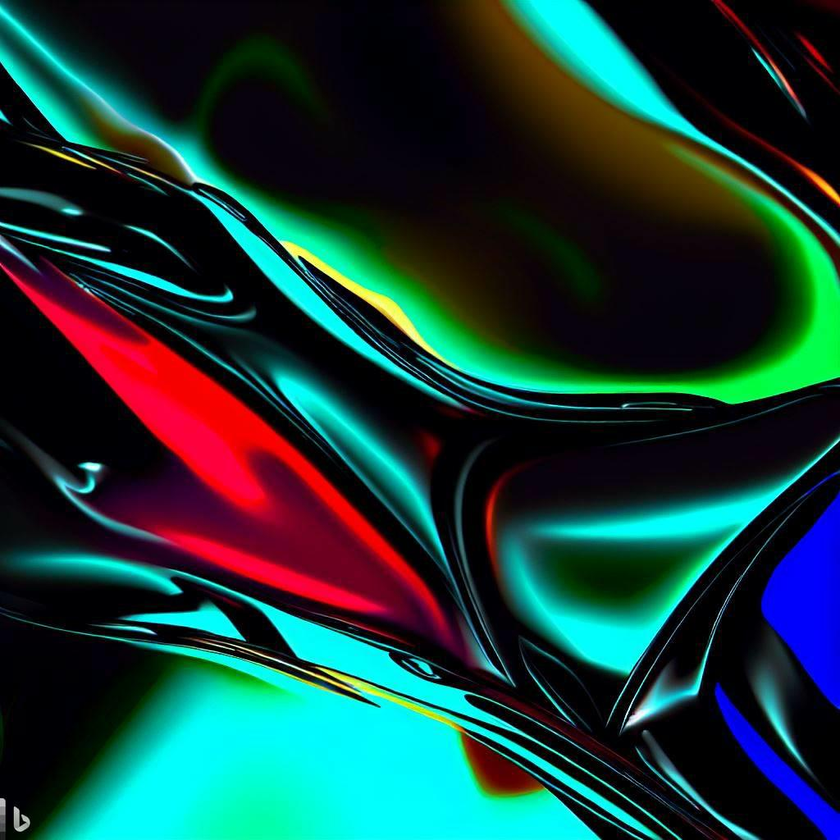
#> input picture codefile/f0a4058fd33489695d53df156b77c724/dest/1_encry_attacked.png, 840 x 840 px, shrunk from 1024 x 1024 before the run
$ python encry.py dest/1_encry_attacked.png dest/3_encry_attacked.png
#> lines starting #> are read from the running program, lines starting #| are printed output that depends on the picture
import sys
from PIL import Image
import numpy as np
import builtins


def dct(X):
    N = X.shape[0]
    A = np.zeros((N, N))
    for i in range(N):
        for j in range(N):
            if i == 0:
                a = np.sqrt(1 / N)
            else:
                a = np.sqrt(2 / N)
            A[i, j] = a * np.cos(np.pi * (j + 0.5) * i / N)
    Y = A.dot(X).dot(A.T)
    return Y


def idct(X):
    N = X.shape[0]
    A = np.zeros((N, N))
    for i in range(N):
        for j in range(N):
            if i == 0:
                a = np.sqrt(1 / N)
            else:
                a = np.sqrt(2 / N)
            A[i, j] = a * np.cos(np.pi * (j + 0.5) * i / N)
    Y = (A.T).dot(X).dot(A)
    return Y


def img_to_blocks(img, block_shape):
    height, width = img.shape[:2]
    block_height, block_width = block_shape
    shape = (height // block_height, width // block_width, block_height, block_width)
    strides = img.itemsize * np.array([width * block_height, block_width, width, 1])
    img_blocks = np.lib.stride_tricks.as_strided(img, shape, strides).astype(np.float64)
    img_blocks = np.reshape(img_blocks, (shape[0] * shape[1], block_height, block_width))
    return img_blocks


def blocks_to_img(img_blocks, img_shape):
    height, width = img_shape[:2]
    block_height, block_width = img_blocks.shape[-2:]
    shape = (height // block_height, width // block_width, block_height, block_width)
    img_blocks = np.reshape(img_blocks, shape)

    lines = []
    for line in img_blocks:
        lines.append(np.concatenate(line, axis=1))
    img = np.concatenate(lines, axis=0)
    return img


def key_to_bin(key):
#> called with key = 'dest/3_encry_attacked.png'
    key = key.encode()
    if len(key) <= 10:
        key += b'\x00' * (10 - len(key))
    key_bin = ''
    for byte in key:
        key_bin += bin(byte)[2:].zfill(8)
    return key_bin


# [9 lines left out: function bin_to_key, not called in this run]


block_shape = (8, 8)
alpha = 44


class Solution:
    def Encrypt(self, img, key):
        key_bin = key_to_bin(key)
        img = Image.open(img)
#> img is the input picture: PIL image 840x840 RGB; mean R, G, B 24.3, 61, 58.2
        img_r, img_g, img_b = img.split()
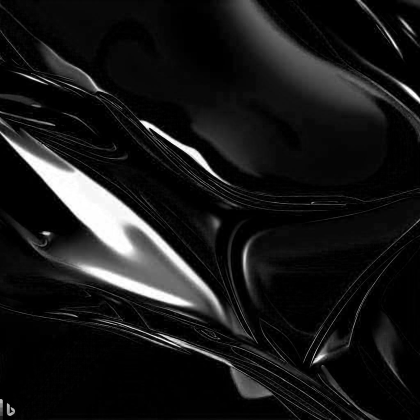
#> img_r: PIL image 840x840 L (shown at 1/2 size); min 0, max 255, mean 24.3
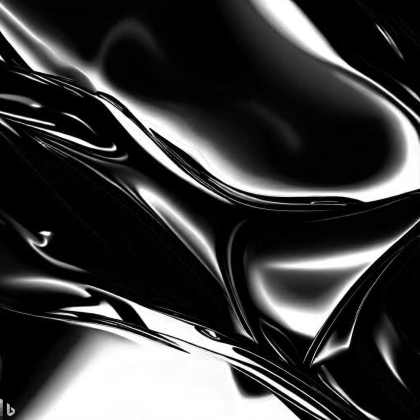
#> img_g: PIL image 840x840 L (shown at 1/2 size); min 0, max 255, mean 61
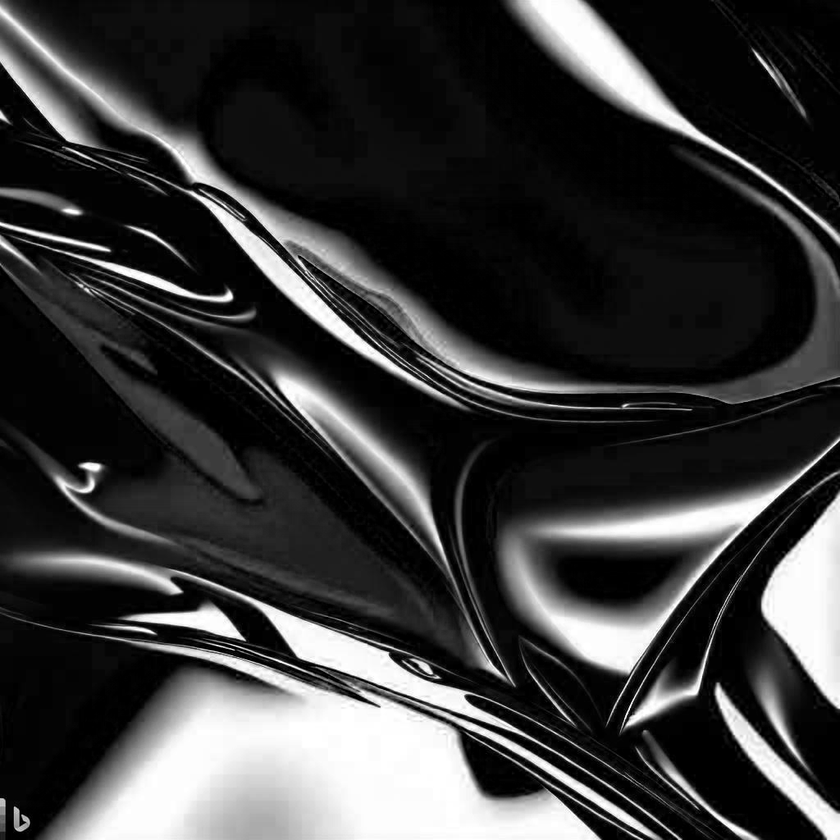
#> img_b: PIL image 840x840 L; min 0, max 255, mean 58.2
        img_r = np.array(img_r)
        img_r_blocks = img_to_blocks(img_r, block_shape)
#> in img_to_blocks, `strides = img.itemsize * np.array([width * block_height, block_width, ..`: strides = [6720, 8, 840, 1]
        img_r_blocks_embedded = img_r_blocks.copy()
        for i in range(80):
            block = img_r_blocks[i]
            block_dct = dct(block)
            U, Sigma, V = np.linalg.svd(block_dct)
            Sigma[0] = (Sigma[0] // alpha + 0.5 * int(key_bin[i]) + 0.25) * alpha
            block_dct_embedded = np.dot(np.dot(U, np.diag(Sigma)), V)
            block_embedded = idct(block_dct_embedded)
            img_r_blocks_embedded[i] = block_embedded
#> this loop made 80 passes
        img_r_embedded = blocks_to_img(img_r_blocks_embedded, img_r.shape[:2]).astype(np.uint8)
#> the loop in blocks_to_img, `for line in img_blocks:` made 105 passes
#> after the loop in blocks_to_img, `for line in img_blocks:`: lines = 105 items
        img_r_embedded = Image.fromarray(img_r_embedded)
        img_embedded = Image.merge('RGB', (img_r_embedded, img_g, img_b))
        return img_embedded

    # [16 lines left out: function Decrypt, not called in this run]


def print(*args, **kwargs):
    pass

if __name__ == "__main__":
    s = Solution()
    if len(sys.argv)!=3:
        print("Error: Invalid number of arguments")
        exit(0)
    img = sys.argv[1]
    key = sys.argv[2]
    encryimg = s.Encrypt(img,key)
    encryimg.save(img[:-4]+"_encry.png")

$ run again, on codefile/f0a4058fd33489695d53df156b77c724/dest/4_encry_attacked.png
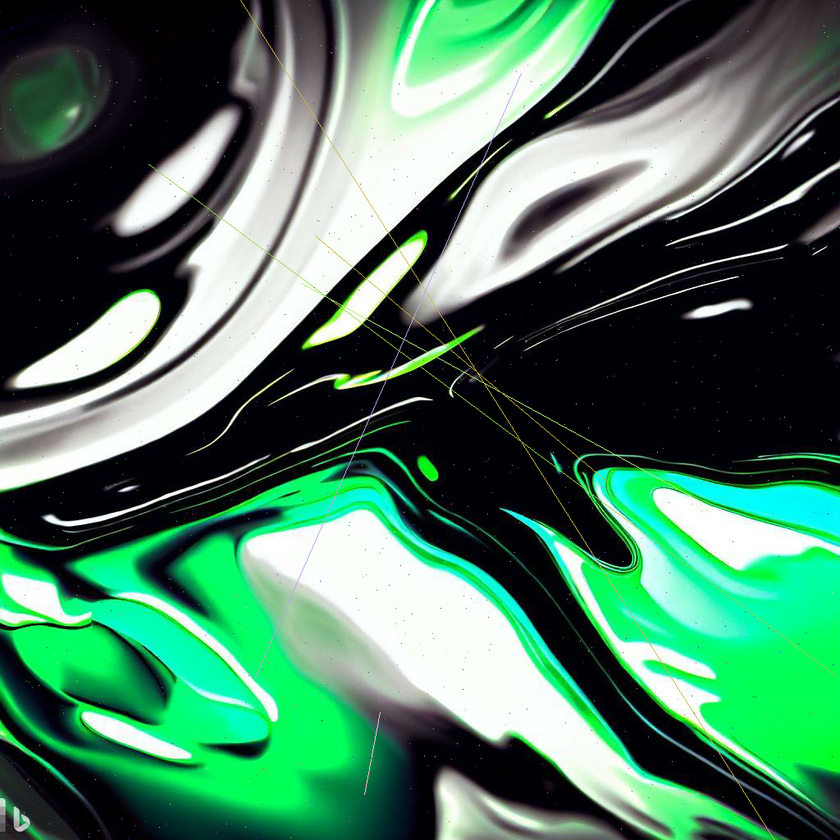
#> input picture codefile/f0a4058fd33489695d53df156b77c724/dest/4_encry_attacked.png, 840 x 840 px, shrunk from 1024 x 1024 before the run
#> in Encrypt, img is the input picture: PIL image 840x840 RGB; mean R, G, B 75.5, 122.8, 98
#> in Encrypt, `img_r, img_g, img_b = img.split()`:
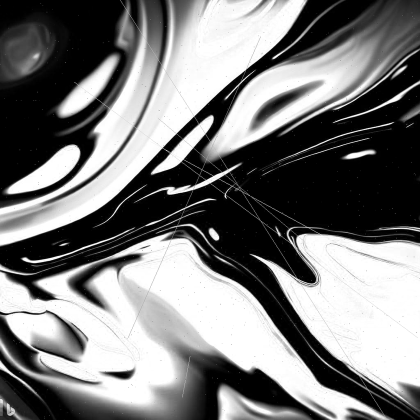
#> img_g: PIL image 840x840 L (shown at 1/2 size); min 0, max 255, mean 122.8
#> in Encrypt, `img_r, img_g, img_b = img.split()`:
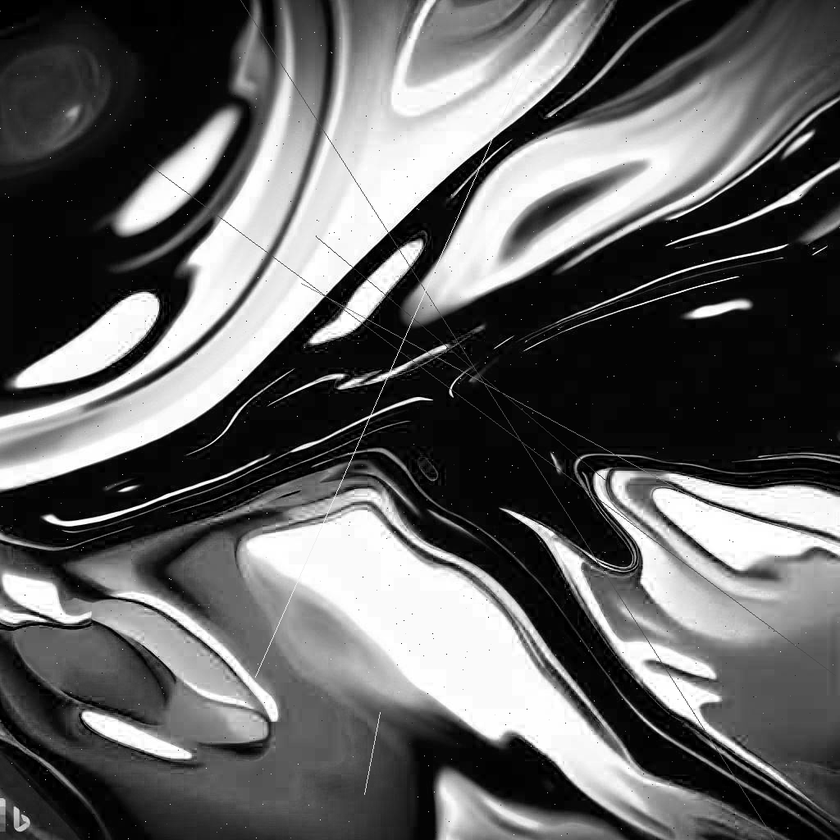
#> img_b: PIL image 840x840 L; min 0, max 255, mean 98
#> strides = [6720, 8, 840, 1]
#> the loop in Encrypt, `for i in range(80):` made 80 passes
#> the loop in blocks_to_img, `for line in img_blocks:` made 105 passes
#> after the loop in blocks_to_img, `for line in img_blocks:`: lines = 105 items
#> img: shape (840, 840) float64

$ run again, on codefile/f0a4058fd33489695d53df156b77c724/dest/5_encry_attacked.png
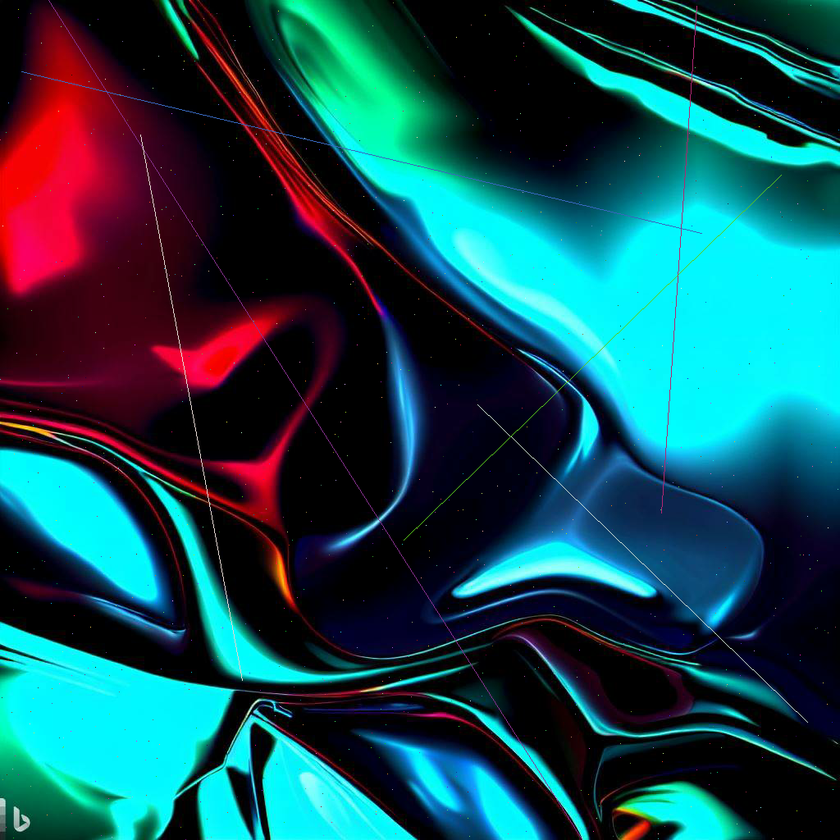
#> input picture codefile/f0a4058fd33489695d53df156b77c724/dest/5_encry_attacked.png, 840 x 840 px, shrunk from 1024 x 1024 before the run
#> in Encrypt, img is the input picture: PIL image 840x840 RGB; mean R, G, B 22.3, 75.8, 84.4
#> in Encrypt, `img_r, img_g, img_b = img.split()`:
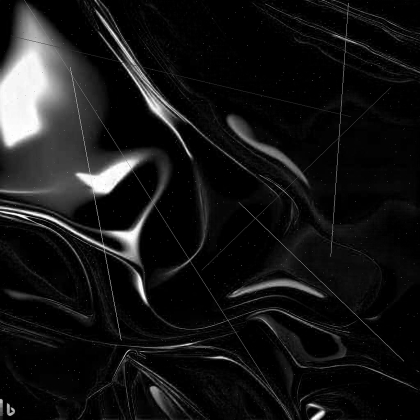
#> img_r: PIL image 840x840 L (shown at 1/2 size); min 0, max 255, mean 22.3
#> in Encrypt, `img_r, img_g, img_b = img.split()`:
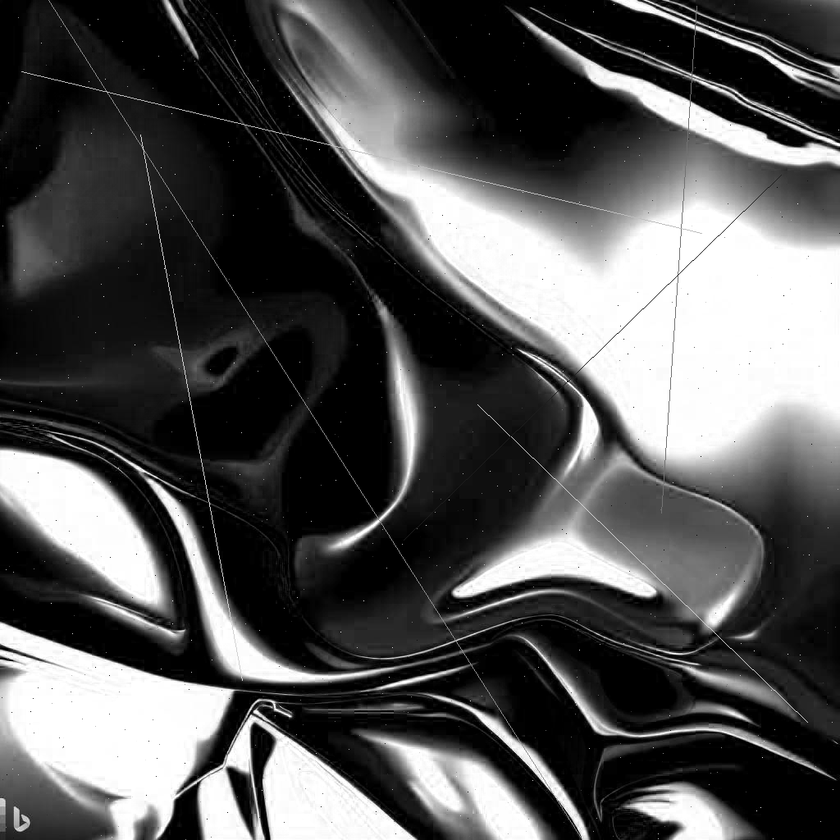
#> img_b: PIL image 840x840 L; min 0, max 255, mean 84.4
#> strides = [6720, 8, 840, 1]
#> the loop in Encrypt, `for i in range(80):` made 80 passes
#> the loop in blocks_to_img, `for line in img_blocks:` made 105 passes
#> after the loop in blocks_to_img, `for line in img_blocks:`: lines = 105 items
#> img: shape (840, 840) float64
